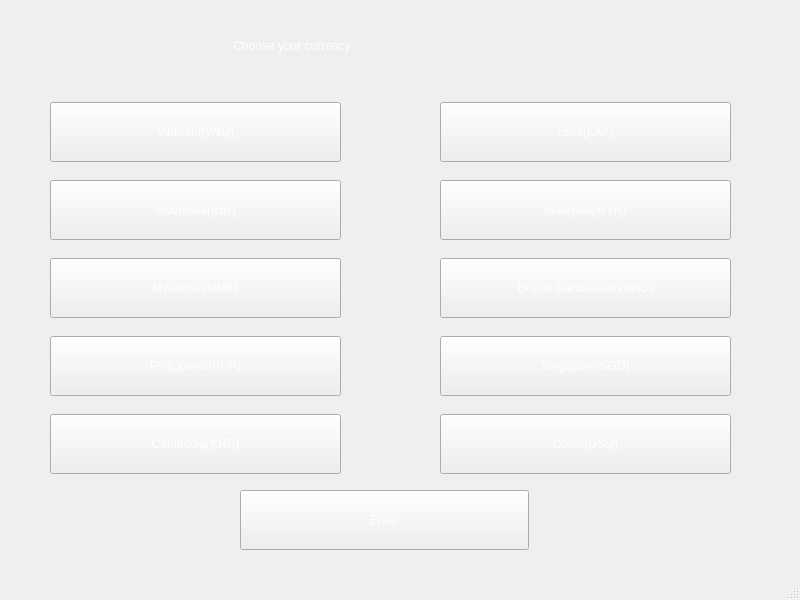
<?xml version="1.0" encoding="UTF-8"?>
<ui version="4.0">
 <class>Guiaom2</class>
 <widget class="QMainWindow" name="Guiaom2">
  <property name="geometry">
   <rect>
    <x>0</x>
    <y>0</y>
    <width>800</width>
    <height>600</height>
   </rect>
  </property>
  <property name="maximumSize">
   <size>
    <width>800</width>
    <height>600</height>
   </size>
  </property>
  <property name="windowTitle">
   <string>โปรแกรมแลกเปลี่ยนเงิน</string>
  </property>
  <property name="styleSheet">
   <string notr="true">background-image: url(:/A2/141894_00_2x.jpg);
</string>
  </property>
  <widget class="QWidget" name="centralwidget">
   <widget class="QWidget" name="verticalLayoutWidget">
    <property name="geometry">
     <rect>
      <x>50</x>
      <y>90</y>
      <width>291</width>
      <height>401</height>
     </rect>
    </property>
    <layout class="QVBoxLayout" name="verticalLayout_2">
     <item>
      <widget class="QPushButton" name="pushButton_6">
       <property name="maximumSize">
        <size>
         <width>16777215</width>
         <height>60</height>
        </size>
       </property>
       <property name="styleSheet">
        <string notr="true">background-image: url(:/A2/abstract-halftone-background_23-2148583453.jpg);
color: rgb(255, 255, 255);
font: 14pt &quot;MS Shell Dlg 2&quot;;</string>
       </property>
       <property name="text">
        <string>Vietnam(VND)</string>
       </property>
      </widget>
     </item>
     <item>
      <widget class="QPushButton" name="pushButton_7">
       <property name="maximumSize">
        <size>
         <width>16777215</width>
         <height>60</height>
        </size>
       </property>
       <property name="styleSheet">
        <string notr="true">background-image: url(:/A2/abstract-halftone-background_23-2148583453.jpg);
color: rgb(255, 255, 255);
font: 14pt &quot;MS Shell Dlg 2&quot;;</string>
       </property>
       <property name="text">
        <string>Indonesia(IDR)</string>
       </property>
      </widget>
     </item>
     <item>
      <widget class="QPushButton" name="pushButton_5">
       <property name="maximumSize">
        <size>
         <width>16777215</width>
         <height>60</height>
        </size>
       </property>
       <property name="styleSheet">
        <string notr="true">background-image: url(:/A2/abstract-halftone-background_23-2148583453.jpg);
color: rgb(255, 255, 255);
font: 14pt &quot;MS Shell Dlg 2&quot;;</string>
       </property>
       <property name="text">
        <string>Myanmar(MMK)</string>
       </property>
      </widget>
     </item>
     <item>
      <widget class="QPushButton" name="pushButton_2">
       <property name="maximumSize">
        <size>
         <width>16777215</width>
         <height>60</height>
        </size>
       </property>
       <property name="styleSheet">
        <string notr="true">background-image: url(:/A2/abstract-halftone-background_23-2148583453.jpg);
font: 14pt &quot;MS Shell Dlg 2&quot;;
color: rgb(255, 255, 255);</string>
       </property>
       <property name="text">
        <string>Philippines(PHP)</string>
       </property>
      </widget>
     </item>
     <item>
      <widget class="QPushButton" name="pushButton_4">
       <property name="maximumSize">
        <size>
         <width>16777215</width>
         <height>60</height>
        </size>
       </property>
       <property name="styleSheet">
        <string notr="true">background-image: url(:/A2/abstract-halftone-background_23-2148583453.jpg);
font: 14pt &quot;MS Shell Dlg 2&quot;;
color: rgb(255, 255, 255);</string>
       </property>
       <property name="text">
        <string>Cambodia(KHR)</string>
       </property>
      </widget>
     </item>
    </layout>
   </widget>
   <widget class="QWidget" name="verticalLayoutWidget_2">
    <property name="geometry">
     <rect>
      <x>440</x>
      <y>90</y>
      <width>291</width>
      <height>401</height>
     </rect>
    </property>
    <layout class="QVBoxLayout" name="verticalLayout_3" stretch="0,0,0,0,0">
     <item>
      <widget class="QPushButton" name="pushButton_8">
       <property name="maximumSize">
        <size>
         <width>16777215</width>
         <height>60</height>
        </size>
       </property>
       <property name="styleSheet">
        <string notr="true">background-image: url(:/A2/abstract-halftone-background_23-2148583453.jpg);
font: 14pt &quot;MS Shell Dlg 2&quot;;
color: rgb(255, 255, 255);</string>
       </property>
       <property name="text">
        <string>Laos(LAK)</string>
       </property>
      </widget>
     </item>
     <item>
      <widget class="QPushButton" name="pushButton_9">
       <property name="maximumSize">
        <size>
         <width>16777215</width>
         <height>60</height>
        </size>
       </property>
       <property name="styleSheet">
        <string notr="true">background-image: url(:/A2/abstract-halftone-background_23-2148583453.jpg);
font: 14pt &quot;MS Shell Dlg 2&quot;;
color: rgb(255, 255, 255);</string>
       </property>
       <property name="text">
        <string>Malaysia(MYR)</string>
       </property>
      </widget>
     </item>
     <item>
      <widget class="QPushButton" name="pushButton_10">
       <property name="maximumSize">
        <size>
         <width>16777215</width>
         <height>60</height>
        </size>
       </property>
       <property name="styleSheet">
        <string notr="true">background-image: url(:/A2/abstract-halftone-background_23-2148583453.jpg);
font: 14pt &quot;MS Shell Dlg 2&quot;;
color: rgb(255, 255, 255);</string>
       </property>
       <property name="text">
        <string>Brunei Darussalam(BND)</string>
       </property>
      </widget>
     </item>
     <item>
      <widget class="QPushButton" name="pushButton_3">
       <property name="maximumSize">
        <size>
         <width>16777215</width>
         <height>60</height>
        </size>
       </property>
       <property name="styleSheet">
        <string notr="true">background-image: url(:/A2/abstract-halftone-background_23-2148583453.jpg);
font: 14pt &quot;MS Shell Dlg 2&quot;;
color: rgb(255, 255, 255);</string>
       </property>
       <property name="text">
        <string>Singapore(SGD)</string>
       </property>
      </widget>
     </item>
     <item>
      <widget class="QPushButton" name="pushButton_11">
       <property name="maximumSize">
        <size>
         <width>16777215</width>
         <height>60</height>
        </size>
       </property>
       <property name="styleSheet">
        <string notr="true">background-image: url(:/A2/abstract-halftone-background_23-2148583453.jpg);
font: 14pt &quot;MS Shell Dlg 2&quot;;
color: rgb(255, 255, 255);</string>
       </property>
       <property name="text">
        <string>Dollar(USD)</string>
       </property>
      </widget>
     </item>
    </layout>
   </widget>
   <widget class="QLabel" name="label">
    <property name="geometry">
     <rect>
      <x>230</x>
      <y>10</y>
      <width>331</width>
      <height>71</height>
     </rect>
    </property>
    <property name="styleSheet">
     <string notr="true">background-image: url(:/A2/abstract-halftone-background_23-2148583453.jpg);
color: rgb(255, 255, 255);
font: 20pt &quot;MS Shell Dlg 2&quot;;</string>
    </property>
    <property name="text">
     <string> Choose your currency</string>
    </property>
   </widget>
   <widget class="QPushButton" name="pushButton_12">
    <property name="geometry">
     <rect>
      <x>240</x>
      <y>490</y>
      <width>289</width>
      <height>60</height>
     </rect>
    </property>
    <property name="maximumSize">
     <size>
      <width>16777215</width>
      <height>60</height>
     </size>
    </property>
    <property name="styleSheet">
     <string notr="true">background-image: url(:/A2/abstract-halftone-background_23-2148583453.jpg);
font: 14pt &quot;MS Shell Dlg 2&quot;;
color: rgb(255, 255, 255);</string>
    </property>
    <property name="text">
     <string>Enter</string>
    </property>
   </widget>
  </widget>
  <widget class="QMenuBar" name="menubar">
   <property name="geometry">
    <rect>
     <x>0</x>
     <y>0</y>
     <width>800</width>
     <height>26</height>
    </rect>
   </property>
  </widget>
  <widget class="QStatusBar" name="statusbar"/>
 </widget>
 <resources>
  <include location="imaom2.qrc"/>
 </resources>
 <connections/>
</ui>
